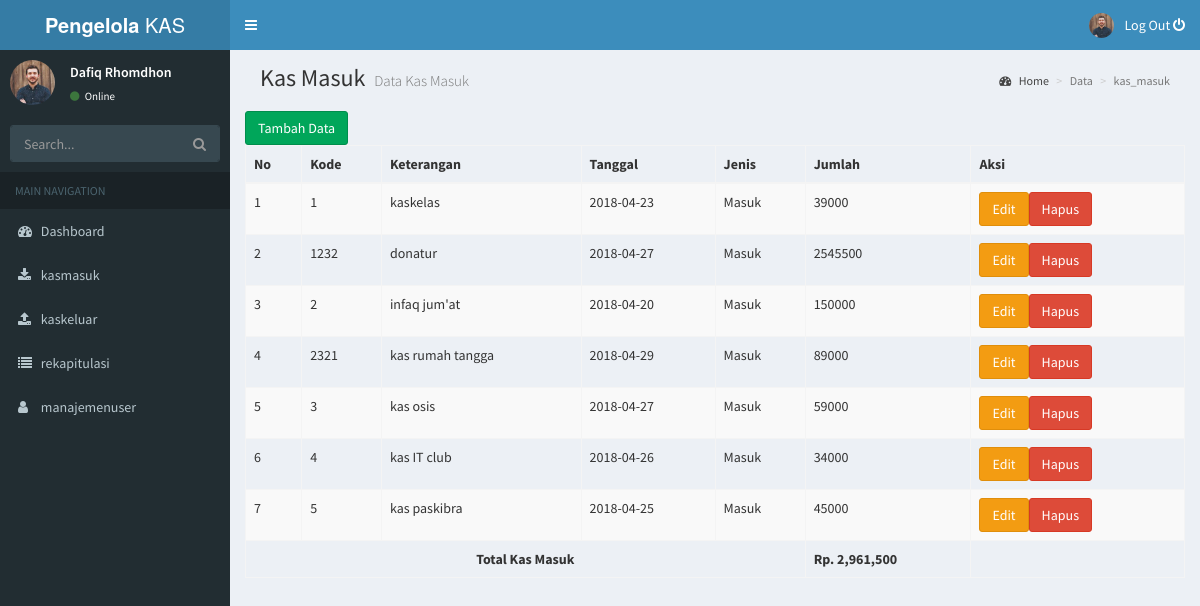
Page /index.php/kasmasuk/Index on the committed database.
### tables this page shows
CREATE TABLE `kasmasuk` (
  `Kode` varchar(50) NOT NULL,
  `Keterangan` varchar(255) NOT NULL,
  `Tgl` date NOT NULL,
  `Jumlah` int(11) NOT NULL,
  `Jenis` varchar(15) NOT NULL,
  `Keluar` int(11) NOT NULL
);

### application/controllers/kasmasuk.php (called while the page is built, shortened)
<?php
	class Kasmasuk extends CI_Controller{
		function Index(){
			$data['content']='kasmasuk';
			$this->load->view("template",$data);
		}
	}
?>

### index.php (called while the page is built, shortened)
<?php
require_once BASEPATH.'core/CodeIgniter.php';

### application/views/kasmasuk.php (the view)
 <?php $query=$this->db->get_where('kasmasuk',['Jenis'=>'Masuk']); ?>
    <section class="content-header">
      <h1>
        Kas Masuk
        <small>Data Kas Masuk</small>
      </h1>
      <ol class="breadcrumb">
        <li><a href="#"><i class="fa fa-dashboard"></i> Home</a></li>
        <li class="active">Data</li>
         <li class="active">kas_masuk</li>
      </ol>
    </section>
    <div class="table-responsive" style="padding: 20px 0px 0px 0px">
      <a href="<?=base_url('Kasmasuk/tambah') ?>" class="btn btn-success">Tambah Data</a>
      <table class="table table-bordered table-striped">
        <thead>
          <th>No</th>
          <th>Kode</th>
          <th>Keterangan</th>
          <th>Tanggal</th>
          <th>Jenis</th>
          <th>Jumlah</th>
          <th>Aksi</th>
        </thead>
        <tbody>
<?php if ($query->num_rows()>0) {$no=0;$total=0;
  foreach ($query->result() as $masuk){$no++;
  ?>
  <tr>
         <td><?=$no?></td>
          <td><?=$masuk->Kode?></td>
          <td><?=$masuk->Keterangan?></td>
          <td><?=$masuk->Tgl?></td>
          <td><?=$masuk->Jenis?></td>
          <td><?=$masuk->Jumlah?></td>
          <td><a href="<?=base_url('kasmasuk/edit/'.$masuk->Kode)?>" class="btn btn-warning">Edit</a><a href="<?=base_url('kasmasuk/hapus/'.$masuk->Kode)?>" class="btn btn-danger">Hapus</a></td>
        </tr>
  <?php
$total=$total+$masuk->Jumlah;
   ?>
  <?php  }
 ?>  <tr>
     <th colspan="5" style="text-align: center;font-weight: bold;">Total Kas Masuk</th>
     <th>Rp. <?=number_format($total)?></th>
   </tr>
<?php } else{?>
  <tr><td colspan="8" style="text-align: center;">Data Masih Kososng</td></tr>
<?php
} ?>
        </tbody>
      </table>
    </div>

### application/views/template.php (shortened to what this page needs)
<!DOCTYPE html>
<html>
<head>
  <link rel="stylesheet" href="<?php echo base_url('assets/'); ?>bower_components/bootstrap/dist/css/bootstrap.min.css">
  <link rel="stylesheet" href="<?php echo base_url('assets/'); ?>bower_components/font-awesome/css/font-awesome.min.css">
  <link rel="stylesheet" href="<?php echo base_url('assets/'); ?>bower_components/Ionicons/css/ionicons.min.css">
  <link rel="stylesheet" href="<?php echo base_url('assets/'); ?>bower_components/jvectormap/jquery-jvectormap.css">
  <link rel="stylesheet" href="<?php echo base_url('assets/'); ?>dist/css/AdminLTE.min.css">
  <link rel="stylesheet" href="<?php echo base_url('assets/'); ?>dist/css/skins/_all-skins.min.css">
</head>
<body class="hold-transition skin-blue sidebar-mini">
<div class="wrapper">
  <header class="main-header">
    <a href="index2.html" class="logo">
      <span class="logo-lg"><b>Pengelola</b> KAS</span>
    </a>
    <nav class="navbar navbar-static-top">
      <a href="#" class="sidebar-toggle" data-toggle="push-menu" role="button">
      </a>
      <div class="navbar-custom-menu">
        <ul class="nav navbar-nav">
          <li class=" user user-menu">
            <a href="<?php  echo base_url('login/logout'); ?>" >
              <img src="<?php echo base_url('assets/'); ?>dist/img/user8-128x128.jpg" class="user-image" alt="User Image">
              <span class="hidden-xs">Log Out <i class="fa fa-power-off"></i></span>
            </a>
          </li>
        </ul>
      </div>
    </nav>
  </header>
  <aside class="main-sidebar">
    <section class="sidebar">
      <div class="user-panel">
        <div class="pull-left image">
          <img src="<?php echo base_url('assets/'); ?>dist/img/user8-128x128.jpg" class="img-circle" alt="User Image">
        </div>
        <div class="pull-left info">
          <p>Dafiq Rhomdhon</p>
          <a href="#"><i class="fa fa-circle text-success"></i> Online</a>
        </div>
      </div>
      <form action="#" method="get" class="sidebar-form">
        <div class="input-group">
          <input type="text" name="q" class="form-control" placeholder="Search...">
          <span class="input-group-btn">
                <button type="submit" name="search" id="search-btn" class="btn btn-flat">
                  <i class="fa fa-search"></i>
                </button>
              </span>
        </div>
      </form>
      <ul class="sidebar-menu" data-widget="tree">
        <li class="header">MAIN NAVIGATION</li>
        <li class="">
          <a href="<?php echo base_url('Dashboard'); ?>">
            <i class="fa fa-dashboard"></i> <span>Dashboard</span>
          </a>
        </li>
        <li class="">
          <a href="<?php echo base_url('kasmasuk'); ?>">
            <i class="fa fa-download"></i> <span>kasmasuk</span>
          </a>
        </li>
        <li class="">
          <a href="<?php echo base_url('kaskeluar'); ?>">
            <i class="fa fa-upload"></i> <span>kaskeluar</span>
          </a>
        </li>
        <li class="">
          <a href="<?php echo base_url('rekapitulasi'); ?>">
            <i class="fa fa-list"></i> <span>rekapitulasi</span>
          </a>
        </li>
        <li class="">
          <a href="<?php echo base_url('manajemenuser'); ?>">
            <i class="fa fa-user"></i> <span>manajemenuser</span>
          </a>
        </li>
      </ul>
    </section>
  </aside>
  <div class="content-wrapper container-fluid">
    	<?php $this->load->view($content); ?>
  </div>
</div>
</body>
</html>

### rows in the picture
kasmasuk: Kode "1", Keterangan "kaskelas", Tgl "2018-04-23", Jenis "Masuk", Jumlah "39000"
kasmasuk: Kode "1232", Keterangan "donatur", Tgl "2018-04-27", Jenis "Masuk", Jumlah "2545500"
kasmasuk: Kode "2", Keterangan "infaq jum'at", Tgl "2018-04-20", Jenis "Masuk", Jumlah "150000"
kasmasuk: Kode "2321", Keterangan "kas rumah tangga", Tgl "2018-04-29", Jenis "Masuk", Jumlah "89000"
kasmasuk: Kode "3", Keterangan "kas osis", Tgl "2018-04-27", Jenis "Masuk", Jumlah "59000"
kasmasuk: Kode "4", Keterangan "kas IT club", Tgl "2018-04-26", Jenis "Masuk", Jumlah "34000"
kasmasuk: Kode "5", Keterangan "kas paskibra", Tgl "2018-04-25", Jenis "Masuk", Jumlah "45000"

### other values in the picture
$total "2,961,500"
